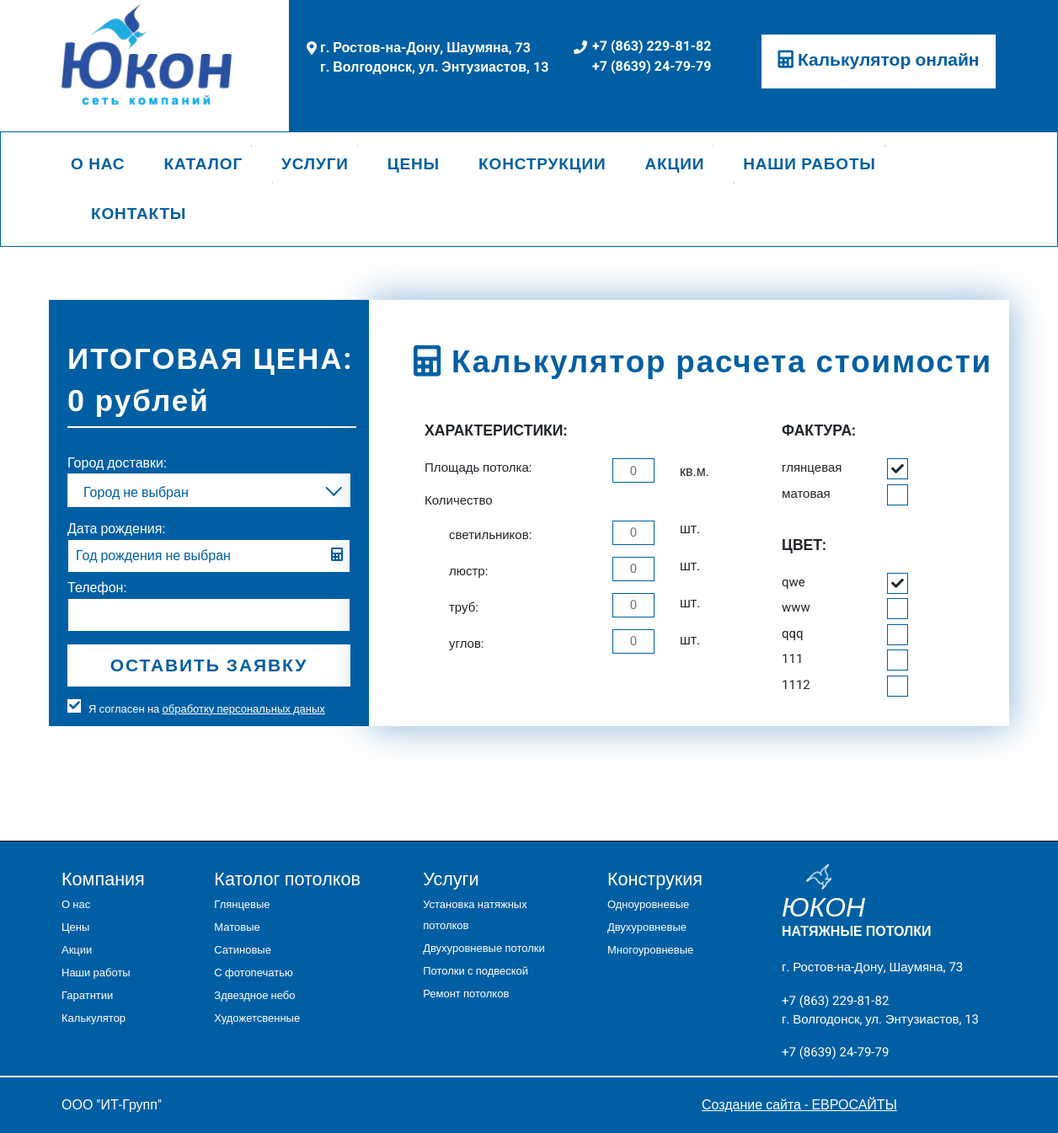
The page / on the database its author committed.
### tables this page shows
CREATE TABLE `settings` (
  `id_settings` int(3) NOT NULL,
  `price_square_m` decimal(10,0) NOT NULL,
  `price_lamp` decimal(10,0) NOT NULL,
  `price_chandelier` decimal(10,0) NOT NULL,
  `price_tube` decimal(10,0) NOT NULL,
  `price_corner` decimal(10,0) NOT NULL,
  `price_glossy` decimal(10,0) NOT NULL,
  `price_matt` decimal(10,0) NOT NULL,
  `color` varchar(100) NOT NULL
);

### assets/class/db.class.php (called while the page is built, shortened)
<?php
Class DB
{
	protected $db;
    static private $instance = null;
    private function __construct()
    {
        $this->db = new mysqli("localhost", "root", "", "task3");
    }
    static function getInstance()
    {
        if (self::$instance == null) {
            self::$instance = new self();
        }
        return self::$instance;
    }
    public function query($sql)
    {
        return $this->db->query($sql);
    }
}

### assets/class/calculator.class.php (called while the page is built, shortened)
<?
require_once($_SERVER["DOCUMENT_ROOT"]."/assets/class/db.class.php");
class Calculator
{
	static function showAllColor(){
		$color_array = array();
		$conn=DB::getInstance();
		$sql = "SELECT `color` FROM `settings`";
		$allColor = $conn->query($sql);
		while ($setting_name = $allColor->fetch_assoc())
		{
			$color_array[] = $setting_name;
		}
		return (array)(json_decode($color_array[0][color]));
	}
}

### index.php (the view, shortened to what this page needs)
<?php
require_once($_SERVER["DOCUMENT_ROOT"]."/assets/class/handler.php");
print_r ($fullPrice);
$allColor1=Calculator::showAllColor();
?>
<!DOCTYPE html>
<html lang="ru">
  <head>
    <link href="assets/css/bootstrap.min.css" rel="stylesheet">
    <link rel="stylesheet" href="assets/css/nice-select.css">
    <link rel="stylesheet" href="assets/css/jquery-ui.min.css">
    <link rel="stylesheet" href="assets/css/reset.css">
    <link href="assets/css/style.css" rel="stylesheet">
    <link href="assets/css/adaptive.css" rel="stylesheet">
    <link rel="stylesheet" href="https://use.fontawesome.com/releases/v5.6.3/css/all.css">
  </head>
  <body>
    <header>
      <div class="container" >
        <div class="row">
          <div class="col-xl-3 col-lg-3 col-md-4  with-white">
            <div class="mob-content">
              <a href="#">
                <img src="assets/img/logo.png" alt="">
              </a>
            </div>
          </div>
            <div class="col-xl-4 col-lg-4 col-md-5  d-none d-md-block top-fields">
              <address class="top-gorod"><i class="fas fa-map-marker-alt marker"></i>
                г. Ростов-на-Дону, Шаумяна, 73
                <br>
                г. Волгодонск, ул. Энтузиастов, 13
              </address>
            </div>
            <div class="col-xl-2 col-lg-2 col-md-3 d-none d-md-block top-fields">
              <span class="phone-info"> <i class="fas fa-phone fad2"></i>
                <a href="tel:+78632298182">
                  +7 (863) 229-81-82
                </a>
              <br>
                <a href="tel:+78632298182">
                  +7 (8639) 24-79-79
                </a>
              </span>
            </div>
          <div class="col-xl-3 col-lg-3 d-none d-md-block top-fields">
            <a href="#" class="calc-top">
              <i class="fas fa-calculator"></i>
              Калькулятор онлайн
            </a>
          </div>
        </div>
      </div>
    </header>
    <nav  class= "navbar navbar-inverse d-none d-md-block">
      <div class="container">
        <div class="row">
          <div class="col-12 ">
            <ul class="nav nav-pills">
              <li><a href="#"><span>О нас</span></a></li>
              <li><a href="#"><span>Каталог</span></a></li>
              <li><a href="#"><span>Услуги</span></a></li>
              <li><a href="#"><span>Цены</span></a></li>
              <li><a href="#"><span>Конструкции</span></a></li>
              <li><a href="#"><span>Акции</span></a></li>
              <li><a href="#"><span>Наши работы</span></a></li>
              <li><a href="#"><span>Контакты</span></a></li>
            </ul>
          </div>
        </div>
      </div>
    </nav>
    <div class="wrapper">
      <div class="container">
        <div class="row">
          <div class="col-xl-4 col-lg-4 give-blue order-2 order-lg-1  main-left-app">
            <div class="result">
              <h2 class="result-cost">
                Итоговая цена:
              </h2>
            </div>
            <div class="cost">
              <h2 class="result-cost">
               <span id="FullPrice"> 0 </span>  рублей
            </div>
                <div class="left-div">
                  <form id="clients-form">
                  <div class="field"><br>
                    Город доставки:
                  </div>
                  <br>
                  <br>
                  <div class="field">
                    Дата рождения:
                  </div>
                  <div class="birthdate">
                    <input class="dat-tel" selected value="Год рождения не выбран"  id="datepick"> <i class="fas fa-calculator calc2-icon"></i>
                  </div>
                  <div class="field">
                    Телефон:
                  </div>
                  <div>
                    <input  class="dat-tel " id="user-phone"  name ="phone" type="tel">
                  </div>
                  <div>
                    <input type="button" id="push-application" class="application" value=" ОСТАВИТЬ ЗАЯВКУ ">
                  </div>
                  <div class="field soglas">
                    <input type="checkbox" class="checkbox" checked="checked" id="checkbox" /><label for="checkbox">Я согласен на <a href="#"> обработку персональных даных</a></label>
                  </div>
                </div>
          </div>
          <div class="col-xl-8 col-lg-8 order-1 order-lg-2 main-right" >
            <h1 class="text-center wrapper-top" ><i class="fas fa-calculator"></i>  Калькулятор расчета стоимости</h1>
              <div class="row">
                <div class="col-lg-5 col-md-5 col-sm-8 col-7 main-right-characteristic">
                    <h4 class="upper">Характеристики:</h4>
                    <label for="input-square"> Площадь потолка:<input maxlength="4" id="input-square" class="focus" onkeypress="validate(event)"   name="number" placeholder="0" value=""></label>
                    <span class="count">Количество</span>
                    <span class="count-input"><label for="input-light">
                      светильников:<input id="input-light" maxlength="4" class="focus" onkeypress="validate(event)"  placeholder="0" value="" ></label>
                    </span>
                    <span class="count-input"> <label for="input-chand">
                      люстр:<input id="input-chand" maxlength="4" class="focus" onkeypress="validate(event)" placeholder="0" > </label>
                    </span>
                    <span class="count-input"><label for="input-trub">
                      труб:<input id="input-trub" maxlength="4" class="focus" onkeypress="validate(event)"  placeholder="0" > </label>
                    </span>
                    <span class="count-input"><label for="input-corner">
                      углов:<input id="input-corner" maxlength="4" class="focus" onkeypress="validate(event)"  placeholder="0"> </label>
                    </span>
                </div>
                <div class="units col-lg-2 col-1 col-md-1 col-sm-2">
                  <span >кв.м.</span>
                  <br>
                  <span> шт.</span>
                  <span> шт.</span>
                  <span> шт.</span>
                  <span> шт.</span>
                </div>
                <div class="main-right-facture col-lg-4 col-md-5 col-sm-9 col-12">
                  <div class="facture">
                    <h4 class="upper">Фактура:</h4>
                    <label class="radio">
                      <div class="radio__text">
                        глянцевая
                      </div>
                    </label>
                    <label class="radio">
                      <div class="radio__text">
                        матовая
                      </div>
                    </label>
                    <br>
                  </div>
                  <div class="cvet">
                    <h4 class="upper">Цвет:</h4>
                    <?php
              $min_key = min(array_keys($allColor1));
             foreach ($allColor1 as $key=> $value)
             {
                if($key == $min_key) $checked="checked";
                else $checked='';
              echo
              '<label class="radio 1">
                      <input type="radio" name="input-color" '.$checked.'>
                      <div class="radio__text">
                        '.$value.'
                      </div>
                    </label>';
             };
              ?>
                  </div>
                </div>
              </div>
          </div>
        </div>
      </div>
    </div>
    <footer>
      <div class="container">
        <div class="row">
          <div class="col-xl-9 col-lg-9 col-md-7 bot-col">
            <div class="bot-menu">
              <div class="footer-menu  footer-menu-company">
                <h3 class=" arr">Компания</h3>
                <ul>
                  <li><a href="#">О нас</a></li>
                  <li><a href="#">Цены</a></li>
                  <li><a href="#">Акции</a></li>
                  <li><a href="#">Наши работы</a></li>
                  <li><a href="#">Гаратнтии</a></li>
                  <li><a href="#">Калькулятор</a></li>
                </ul>
              </div>
              <div class="footer-menu footer-menu-catalog">
                <h3>Католог потолков</h3>
                <ul>
                  <li><a href="#">Глянцевые</a></li>
                  <li><a href="#">Матовые</a></li>
                  <li><a href="#">Сатиновые</a></li>
                  <li><a href="#">С фотопечатью</a></li>
                  <li><a href="#">Здвездное небо</a></li>
                  <li><a href="#">Художетсвенные</a></li>
                </ul>
              </div>
              <div class="footer-menu footer-menu-service">
                <h3>Услуги</h3>
                <ul>
                  <li><a href="#">Установка натяжных <br>
                 потолков</a></li>
                  <li><a href="#">Двухуровневые потолки</a></li>
                  <li><a href="#">Потолки с подвеской</a></li>
                  <li><a href="#">Ремонт потолков</a></li>
                </ul>
              </div>
              <div class="footer-menu footer-menu-design">
                <h3>Конструкия</h3>
                <ul>
                  <li><a href="#">Одноуровневые</a></li>
                  <li><a href="#">Двухуровневые</a></li>
                  <li><a href="#">Многоуровневые</a></li>
                </ul>
              </div>
            </div>
          </div>
          <div class="col-xl-3 col-lg-3 col-md-5">
            <div class="info-bot">
              <a class="bot-href" href="#">
              <img src="assets/img/silyet.png" class="logo-bot" alt="">
              <h2 class="foot-info-logo">Юкон</h2>
              <h3 class="foot-info">Натяжные потолки</h3></a>
              <br>
              <div class="bot-address">
                <address>
                  г. Ростов-на-Дону, Шаумяна, 73
                </address>
                <a href="tel:+78632298182">+7 (863) 229-81-82</a>
              </div>
              <div class="bot-address">
                <address>
                  г. Волгодонск, ул. Энтузиастов, 13
                </address>
                <a href="tel:+78632298182">
                  +7 (8639) 24-79-79
                </a>
              </div>
            </div>
          </div>
        </div>
      </div>
      <hr class="hr2">
      <div class="container">
        <div class="row">
          <div class="foot1 col-lg-8 col-md-7 col-sm-6 col-6">
            ООО "ИТ-Групп"
          </div>
          <div class="foot2 col-lg-4 col-md-5 col-sm-6 col-6">
            <a href="#">
              Создание сайта - ЕВРОСАЙТЫ
            </a>
          </div>
        </div>
      </div>
    </footer>
  </body>
</html>

### rows shown on the page
settings: color "qwe", color "www", color "qqq", color "111", color "1112"
